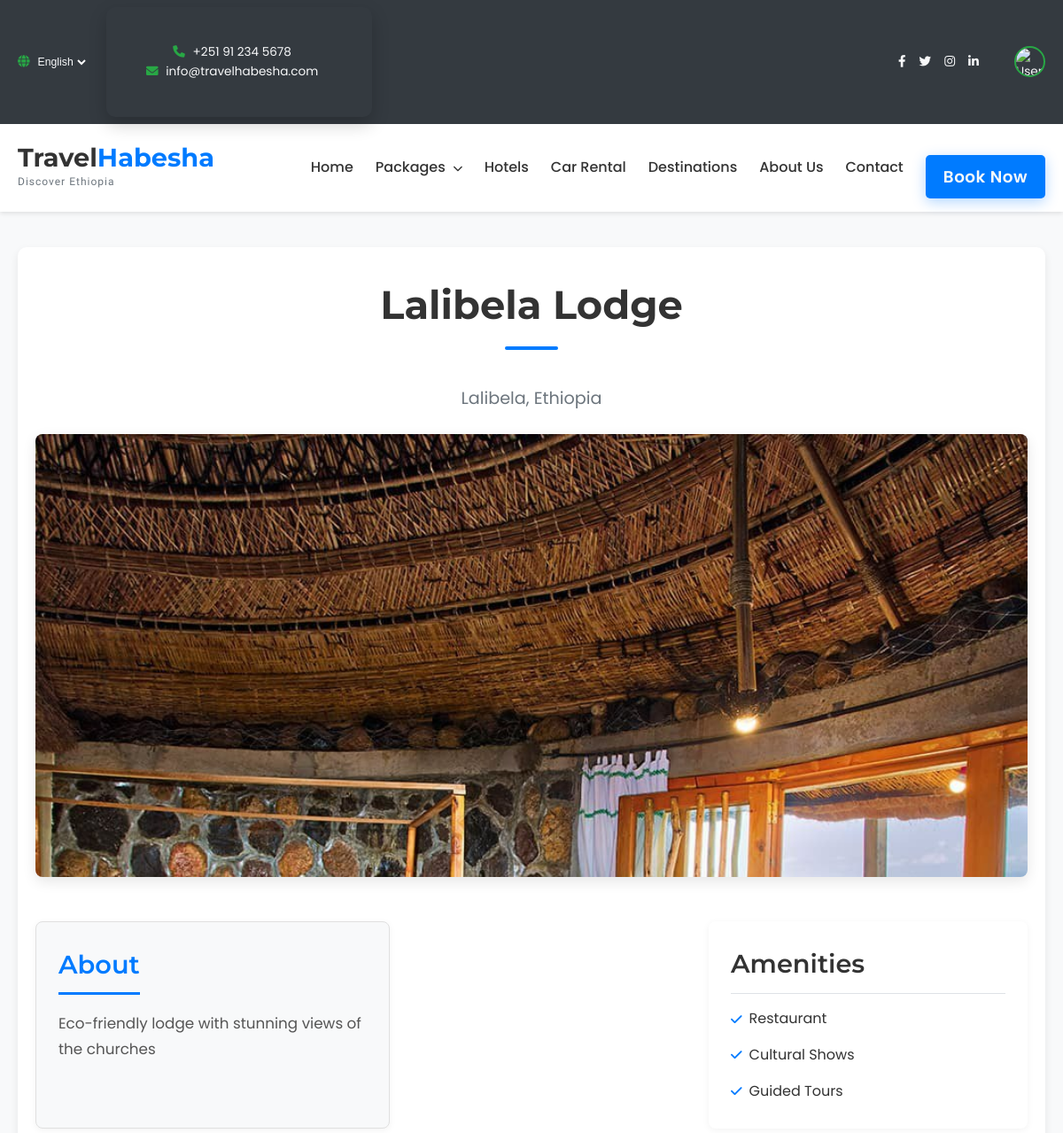
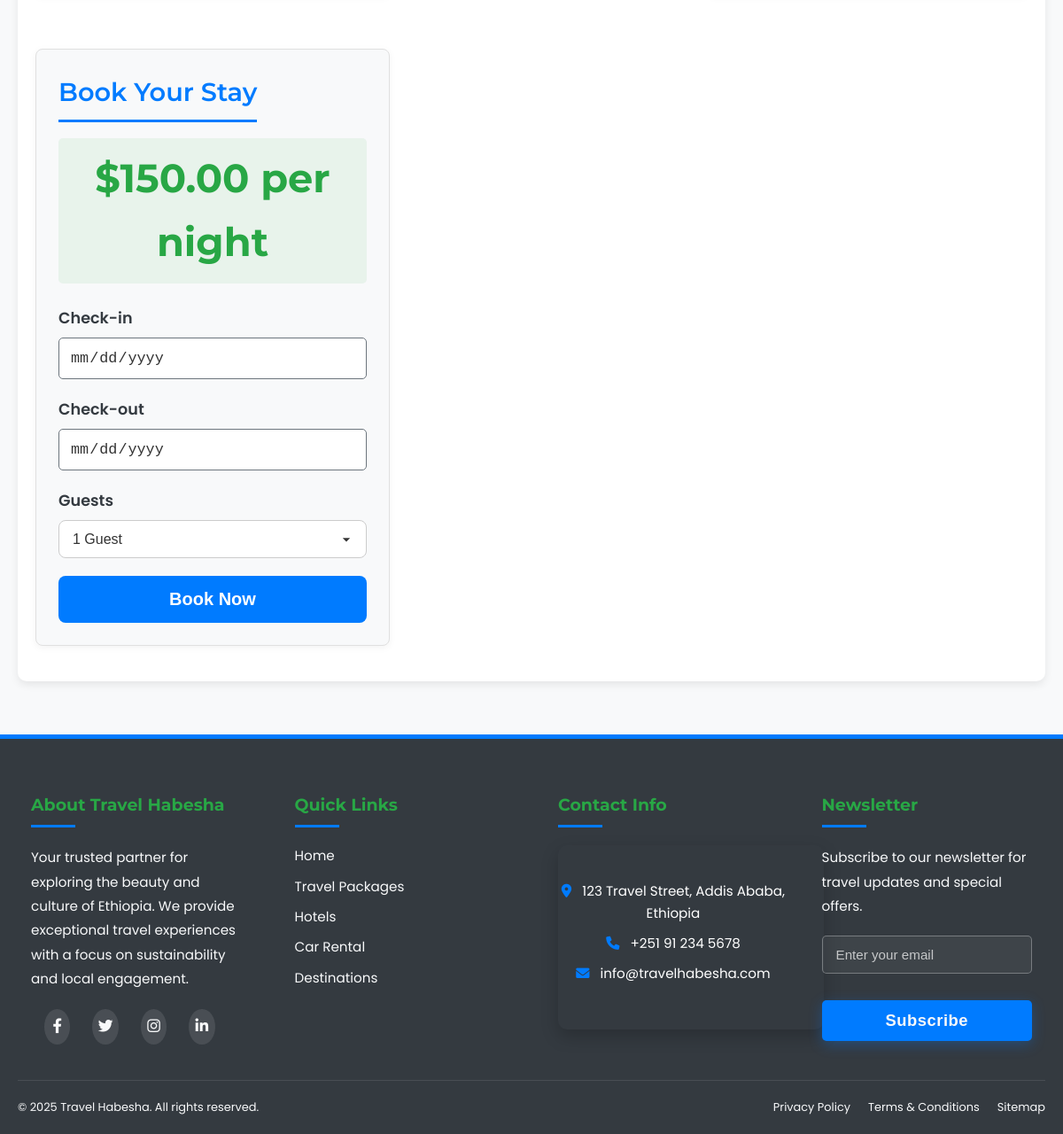
Page /public/hotels/show/1 (signed in) on the committed database (2 pictures, top to bottom).
### tables this page shows
CREATE TABLE hotels (
    id INTEGER PRIMARY KEY AUTOINCREMENT,
    name VARCHAR(100) NOT NULL,
    description TEXT NOT NULL,
    location VARCHAR(100) NOT NULL,
    image VARCHAR(255) NOT NULL,
    price_per_night DECIMAL(10,2) NOT NULL,
    rating DECIMAL(3,2) DEFAULT 0,
    type VARCHAR(50) NOT NULL,
    amenities TEXT,
    created_at TIMESTAMP DEFAULT CURRENT_TIMESTAMP
);

### app/controllers/Hotels.php (called while the page is built, shortened)
<?php
class Hotels extends Controller {
    private $hotelModel;
    public function __construct() {
        $this->hotelModel = $this->model('Hotel');
    }
    public function show($id) {
        $hotel = $this->hotelModel->getHotelById($id);
        $data = [
            'title' => $hotel->name,
            'hotel' => $hotel
        ];
        $this->view('hotels/show', $data);
    }
}

### app/core/App.php (called while the page is built, shortened)
<?php
class App {
    protected $method = 'index';
    public function __construct() {
        $url = $this->parseUrl();
        if(isset($url[0])) {
            if(file_exists('../app/controllers/' . ucfirst($url[0]) . '.php')) {
                unset($url[0]);
            }
        }
        $this->controller = new $this->controller;
        if(isset($url[1])) {
            if(method_exists($this->controller, $url[1])) {
                $this->method = $url[1];
                unset($url[1]);
            }
        }
        $this->params = $url ? array_values($url) : [];
        call_user_func_array([$this->controller, $this->method], $this->params);
    }
    protected function parseUrl() {
        if(isset($_GET['url'])) {
            return explode('/', filter_var(rtrim($_GET['url'], '/'), FILTER_SANITIZE_URL));
        }
    }
}

### public/index.php (called while the page is built, shortened)
<?php
$app = new App;

### app/core/Database.php (called while the page is built, shortened)
<?php
class Database {
    private $dbh;
    private $stmt;
    public function __construct() {
        $dsn = DB_TYPE . ':' . DB_NAME;
        $options = array(
            PDO::ATTR_PERSISTENT => true,
            PDO::ATTR_ERRMODE => PDO::ERRMODE_EXCEPTION,
            PDO::ATTR_DEFAULT_FETCH_MODE => PDO::FETCH_OBJ,
            PDO::ATTR_EMULATE_PREPARES => false
        );
        try {
            $this->dbh = new PDO($dsn, null, null, $options);
        } catch(PDOException $e) {
            $this->error = $e->getMessage();
            echo $this->error;
        }
    }
    public function query($sql) {
        $this->stmt = $this->dbh->prepare($sql);
    }
    public function bind($param, $value, $type = null) {
        if(is_null($type)) {
            switch(true) {
                default:
                    $type = PDO::PARAM_STR;
            }
        }
        $this->stmt->bindValue($param, $value, $type);
    }
    public function execute() {
        return $this->stmt->execute();
    }
    public function single() {
        $this->execute();
        return $this->stmt->fetch();
    }
}

### app/models/Hotel.php (called while the page is built, shortened)
<?php
class Hotel extends Model {
    public function getHotelById($id) {
        $this->db->query('SELECT * FROM hotels WHERE id = :id');
        $this->db->bind(':id', $id);
        return $this->db->single();
    }
}

### app/core/Model.php (called while the page is built, shortened)
<?php
class Model {
    public function __construct() {
        $this->db = new Database;
    }
}

### app/views/hotels/show.php (the view, shortened to what this page needs)
<!DOCTYPE html>
<html lang="en">
<head>
    <link rel="stylesheet" href="<?php echo URLROOT; ?>/css/pages/hotel.css">
    <link href="https://cdnjs.cloudflare.com/ajax/libs/font-awesome/6.0.0/css/all.min.css" rel="stylesheet">
</head>
<body>
    <?php require_once APPROOT . '/views/inc/header.php'; ?>
    <div class="container">
        <div class="hotel-details">
            <h1><?php echo $data['hotel']->name; ?></h1>
            <p class="location"><?php echo $data['hotel']->location; ?></p>
            <div class="hotel-image">
                <img src="<?php echo URLROOT . '/' . $data['hotel']->image; ?>"
                    alt="<?php echo $data['hotel']->name; ?>">
            </div>
            <div class="hotel-info">
                <div class="description">
                    <h2>About</h2>
                    <p><?php echo $data['hotel']->description; ?></p>
                </div>
                <div class="amenities">
                    <h2>Amenities</h2>
                    <ul>
                        <?php
                        $amenities = explode(',', $data['hotel']->amenities);
                        foreach ($amenities as $amenity):
                        ?>
                        <li><?php echo trim($amenity); ?></li>
                        <?php endforeach; ?>
                    </ul>
                </div>
                <div class="booking">
                    <h2>Book Your Stay</h2>
                    <p class="price">$<?php echo number_format($data['hotel']->price_per_night, 2); ?> per night</p>
                    <form method="POST" action="<?php echo URLROOT; ?>/hotels/book/<?php echo $data['hotel']->id; ?>">
                        <div class="form-group">
                            <label for="check-in">Check-in</label>
                            <input type="date" id="check-in" name="check_in" required>
                        </div>
                        <div class="form-group">
                            <label for="check-out">Check-out</label>
                            <input type="date" id="check-out" name="check_out" required>
                        </div>
                        <div class="form-group">
                            <label for="guests">Guests</label>
                            <select id="guests" name="guests">
                                <option value="1">1 Guest</option>
                            </select>
                        </div>
                        <button type="submit" class="btn-book">Book Now</button>
                    </form>
                </div>
            </div>
        </div>
    </div>
    <?php require_once APPROOT . '/views/inc/footer.php'; ?>
</body>
</html>

### public/css/pages/hotel.css (style rules this page uses)
.hotel-details { max-width: 1200px; margin: 40px auto 60px auto; padding: 0 20px; background-color: var(--background-light); border-radius: 10px; box-shadow: var(--card-shadow); overflow: hidden; }
.hotel-details h1 { font-family: var(--font-montserrat); color: var(--text-color-dark); font-size: 3em; font-weight: 700; margin-top: 30px; margin-bottom: 5px; text-align: center; }
.hotel-details .location { font-family: var(--font-poppins); color: var(--secondary-color); font-size: 1.2em; text-align: center; margin-bottom: 25px; display: block; }
.hotel-image { width: 100%; max-height: 500px; overflow: hidden; margin-bottom: 30px; border-radius: 8px; box-shadow: 0 5px 15px rgba(0, 0, 0, 0.1); }
.hotel-image img { width: 100%; height: 100%; object-fit: cover; display: block; }
.hotel-info { display: grid; grid-template-columns: 2fr 1fr; gap: 40px; padding: 20px 0 40px 0; }
.description, .amenities, .booking { background-color: var(--background-light); border-radius: 8px; padding: 25px; box-shadow: 0 2px 8px rgba(0, 0, 0, 0.05); margin-bottom: 20px; }
.hotel-info > div:last-child { margin-bottom: 0; }
.description h2, .amenities h2, .booking h2 { font-family: var(--font-montserrat); color: var(--text-color-dark); font-size: 1.8em; font-weight: 600; margin-bottom: 15px; border-bottom: 1px solid var(--border-color); padding-bottom: 10px; }
.description p { color: var(--text-color-dark); line-height: 1.7; margin-bottom: 0; }
.amenities ul { list-style: none; padding: 0; display: grid; grid-template-columns: repeat(auto-fit, minmax(180px, 1fr)); gap: 10px; }
.amenities li { color: var(--text-color-dark); font-size: 1em; display: flex; align-items: center; gap: 8px; margin-bottom: 5px; }
.amenities li::before { font-family: "Font Awesome 6 Free"; font-weight: 900; content: "\f00c"; color: var(--primary-color); font-size: 0.9em; }
.booking .price { font-family: var(--font-montserrat); font-size: 2.2em; color: var(--primary-color); font-weight: 700; margin-bottom: 25px; display: block; }
.form-group { margin-bottom: 20px; }
.form-group label { display: block; font-weight: 600; margin-bottom: 8px; color: var(--text-color-dark); font-size: 0.95em; }
.form-group input[type="date"], .form-group select { width: 100%; padding: 12px; border: 1px solid var(--border-color); border-radius: 5px; font-size: 1em; color: var(--text-color-dark); background-color: var(--background-light); box-sizing: border-box; transition: border-color 0.3s ease, box-shadow 0.3s ease; }
.btn-book { display: block; width: 100%; padding: 15px; background-color: var(--primary-color); color: var(--text-color-light); border: none; border-radius: 5px; font-size: 1.1em; font-weight: 700; cursor: pointer; transition: background-color 0.3s ease, transform 0.3s ease, box-shadow 0.3s ease; text-decoration: none; text-align: center; }

### public/css/components/header.css (style rules this page uses)
:root { --primary-color: #007bff; --primary-hover-color: #0056b3; --secondary-color: #6c757d; --accent-color: #ffc107; --text-color-dark: #333; --text-color-light: #f8f9fa; --background-light: #ffffff; --background-dark: #343a40; --border-color: #dee2e6; --font-poppins: 'Poppins', sans-serif; --font-montserrat: 'Montserrat', sans-serif; --font-sono: 'Sono', sans-serif; }
* { box-sizing: border-box; margin: 0; padding: 0; }
body { font-family: var(--font-poppins); line-height: 1.6; color: var(--text-color-dark); background-color: var(--background-light); }
ul { list-style: none; }
.container { max-width: 1200px; margin: 0 auto; padding: 0 15px; }

### public/css/pages/packages.css (style rules this page uses)
:root { --primary-color: #007bff; --primary-hover-color: #0056b3; --secondary-color: #6c757d; --accent-color: #ffc107; --text-color-dark: #333; --text-color-light: #f8f9fa; --background-light: #ffffff; --background-dark: #343a40; --border-color: #dee2e6; --font-poppins: 'Poppins', sans-serif; --font-montserrat: 'Montserrat', sans-serif; --card-bg: #ffffff; --card-shadow: 0 4px 10px rgba(0, 0, 0, 0.08); --card-hover-shadow: 0 8px 20px rgba(0, 0, 0, 0.15); }
h1 { font-family: var(--font-montserrat); color: var(--text-color-dark); text-align: center; margin-bottom: 30px; font-size: 2.5em; font-weight: 700; }

### public/css/pages/hotels.css (style rules this page uses)
.container h1 { font-family: var(--font-montserrat); color: var(--text-color-dark); text-align: center; margin-top: 30px; margin-bottom: 40px; font-size: 2.8em; font-weight: 700; }

### public/css/pages/profile.css (style rules this page uses)
.form-group { margin-bottom: 20px; }
.form-group label { display: block; margin-bottom: 8px; font-weight: 600; color: var(--dark-grey); font-size: 1rem; }

### public/css/pages/home.css (style rules this page uses)
.container { max-width: 1200px; margin: 0 auto; padding: 0 20px; }

### rows in the picture
hotels: name "Lalibela Lodge", location "Lalibela, Ethiopia", image (picture), description "Eco-friendly lodge with stunning views of the churches", amenities "Restaurant", amenities "Cultural Shows", amenities "Guided Tours", price_per_night "150.00"
